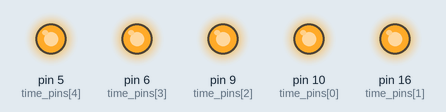
The sketch below on a simulated Arduino Uno, built with avr-gcc and run on an emulated ATmega328P. On the bench: output pins drawn as LEDs (lit = HIGH).

Above: at 0.05 s.
At 1.05 s:
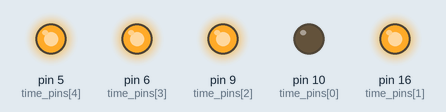
At 1.6 s:
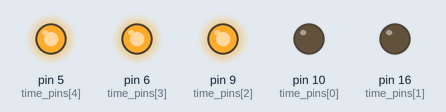
At 2.4 s:
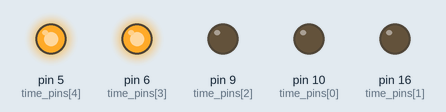
At 2.8 s:
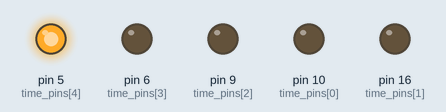
At 3.2 s:
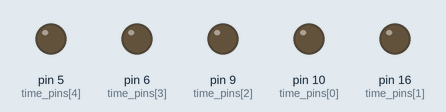
Timing chart, 0 to 7.5 s (numbered marks = the images above):
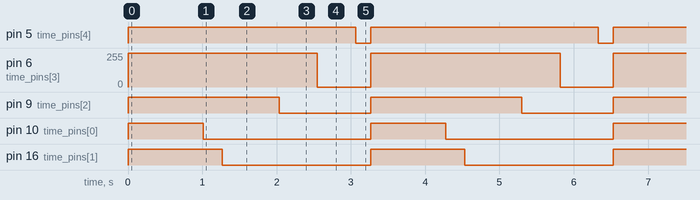

Measured:
- by itself, pin 5 (time_pins[4]): alternates HIGH for 3.1 s and LOW for 0.20 s
- by itself, pin 6 (time_pins[3]): alternates 255/255 for 2.6 s and 0/255 for 0.71 s
- by itself, pin 9 (time_pins[2]): alternates HIGH for 2.0 s and LOW for 1.2 s
- by itself, pin 10 (time_pins[0]): alternates HIGH for 1.0 s and LOW for 2.3 s
- by itself, pin 16 (time_pins[1]): alternates HIGH for 1.3 s and LOW for 2.0 s

The sketch:

Time_pins.ino
```cpp
//int tp = 5;

int time_pins[5] = {10, 16, 9, 6, 5};

void setup() {
  for(int i = 0; i < 5; i++) {
    pinMode(time_pins[i], OUTPUT);
  }

}

void loop() {
  for(int i = 0; i < 5; i++) {
    digitalWrite(time_pins[i], HIGH);
  }
  delay(500);
  for(int i = 0; i < 5; i++) {
    for(int j = 254; j > -1; j--) {
      analogWrite(time_pins[i], j);
      delay(2);
    }
  }
  delay(200);


}
```
